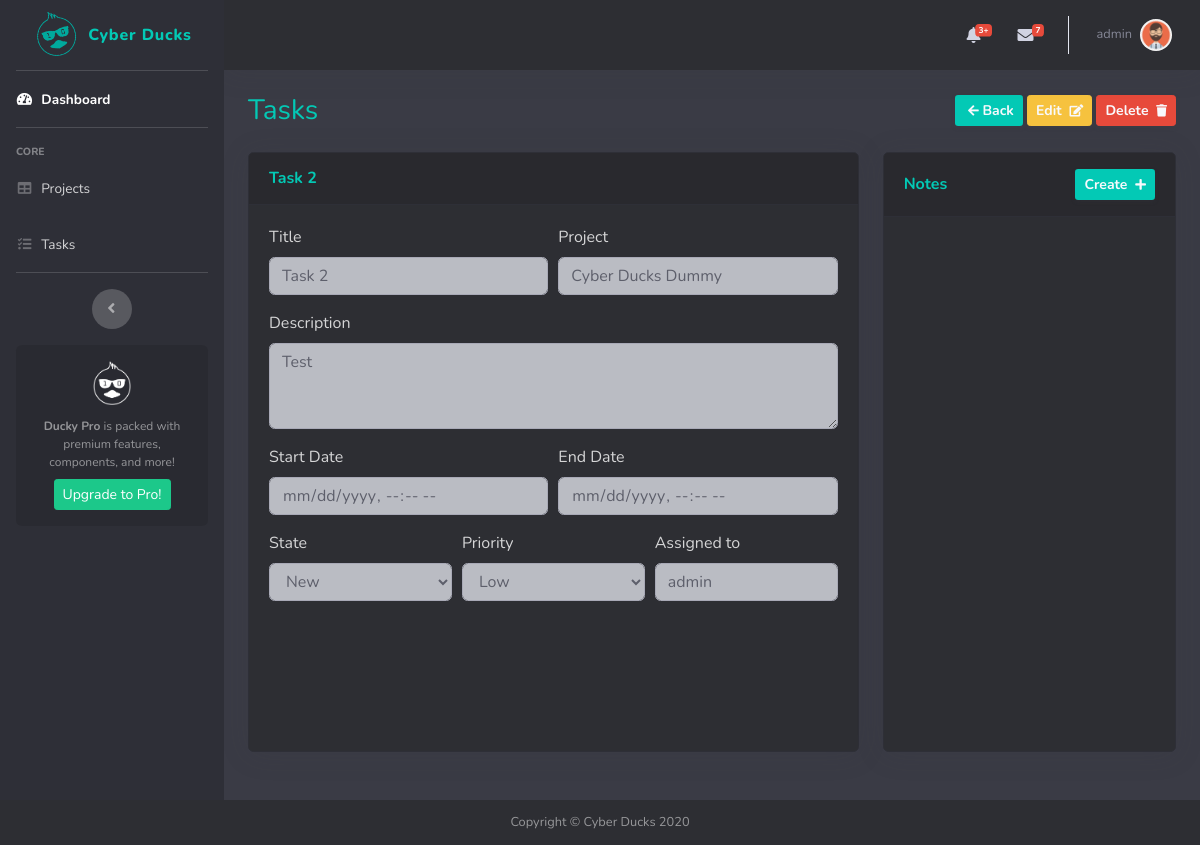
The page /tasks/6f63e03c74784e3792bc296f12c5e5dc/ (signed in) on the database as committed earlier.
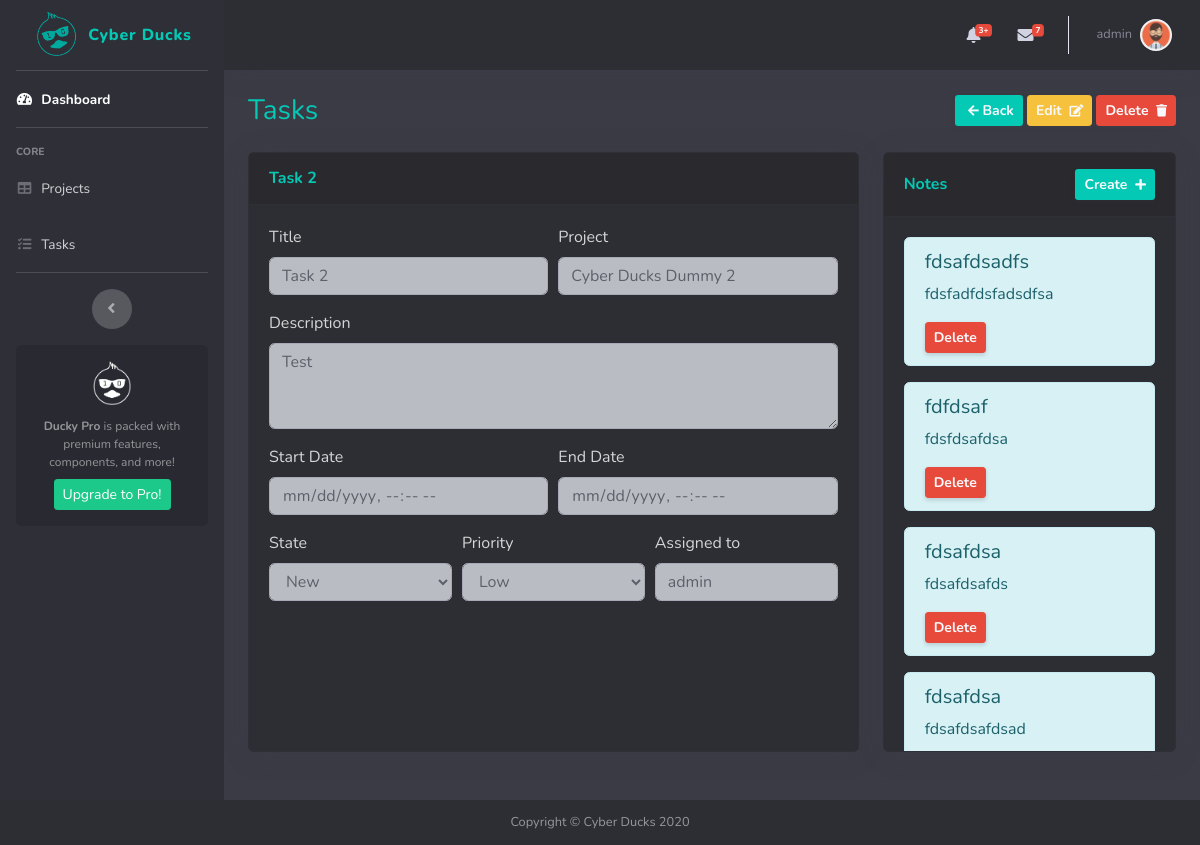
The same page on the database as committed later.
### accounts/models.py (models this page shows, shortened)
class Task(models.Model):
    id = models.UUIDField(
        primary_key=True,
        default=uuid.uuid4,
        editable=False)
    title = models.CharField(max_length=256, null=True)
    description = models.TextField(null=True, blank=True)
    STATUS_CHOICES = [
        ('NEW', 'New'),
        ('OPN', 'Open'),
        ('COM', 'Completed'),
        ('SUS', 'Suspended'),
    ]
    status = models.CharField(
        max_length=3,
        choices=STATUS_CHOICES,
        default=0,
    )
    start_date = models.DateTimeField()
    end_date = models.DateTimeField()
    PRIORITY_CHOICES = [
        ('LW', 'Low'),
        ('MD', 'Medium'),
        ('HI', 'High'),
        ('CR', 'Critical'),
    ]
    priority = models.CharField(
        max_length=2,
        choices=PRIORITY_CHOICES,
        default=0,
    )
    assigned_to = models.ForeignKey(User, on_delete=models.CASCADE, null=True, blank=True)
    date_created = models.DateTimeField(auto_now_add=True)
    project = models.ForeignKey(Project, on_delete=models.CASCADE, null=True, blank=True)

class Project(models.Model):
    id = models.UUIDField(
        primary_key=True,
        default=uuid.uuid4,
        editable=False)
    title = models.CharField(max_length=256, null=True)
    description = models.TextField(null=True, blank=True)
    STATUS_CHOICES = [
        ('NEW', 'New'),
        ('OPN', 'Open'),
        ('COM', 'Completed'),
        ('SUS', 'Suspended'),
    ]
    status = models.CharField(
        max_length=3,
        choices=STATUS_CHOICES,
        default=0,
    )
    start_date = models.DateTimeField()
    end_date = models.DateTimeField()
    client_name = models.CharField(max_length=256, null=True, blank=True)
    client_email = models.EmailField(max_length=256, null=True, blank=True)
    repo = models.URLField(null=True, blank=True)
    assigned_to = models.ForeignKey(User, on_delete=models.CASCADE, null=True, blank=True)
    date_created = models.DateTimeField(auto_now_add=True)
    def __str__(self):
        return self.title

class Note(models.Model):
    id = models.UUIDField(
        primary_key=True,
        default=uuid.uuid4,
        editable=False)
    title = models.CharField(max_length=256, null=True)
    note = models.TextField(null=True, blank=True)
    task = models.ForeignKey(Task, on_delete=models.SET_NULL, null=True)
    creator = models.ForeignKey(User, on_delete=models.SET_NULL, null=True, blank=True)
    date_created = models.DateTimeField(auto_now_add=True)

### accounts/views.py (the view)
# urls.py: path('tasks/<str:task_id>/', views.task, name='task_view'),
@login_required(login_url='login')
def task(request, task_id):
    form = NoteForm()
    task_obj = Task.objects.get(id__exact=task_id)
    notes = Note.objects.filter(task__exact=task_obj)
    context = {
        'task': task_obj,
        'notes': notes,
        'form': form,
    }
    if request.user == task_obj.assigned_to:
        return render(request, 'accounts/task.html', context)
    else:
        return render(request, 'accounts/error')

### accounts/forms.py
class NoteForm(ModelForm):
    class Meta:
        model = Note
        fields = [
            'title',
            'note'
        ]
        widgets = {
            'title': forms.TextInput(attrs={'class': 'mb-2 form-control', 'placeholder': 'Title'}),
            'note': forms.Textarea(attrs={'class': 'mb-2 form-control', 'placeholder': 'Note'}),
        }

### accounts/templates/accounts/task.html (shortened to what the changed rows need)
{% extends 'accounts/templates/base.html' %}
{% block SectionTitle %}
    Tasks
{% endblock %}
{% block content %}
    <div class="row">
        <div class="col-xl-8 col-lg-7" style="height: 75vh">
            <div class="card shadow mb-4" style="height: 100%;">
                <div
                        class="card-header py-3 d-flex flex-row align-items-center justify-content-between">
                    <h6 class="m-0 font-weight-bold text-green">{{ task.title }}</h6>
                </div>
                <div class="card-body" style="overflow-y: scroll">
                    <form>
                        <div class="form-row">
                            <div class="form-group col-md-6">
                                <label for="inputEmail4">Title</label>
                                <input disabled type="text" class="form-control" id="inputEmail4"
                                       value="{{ task.title }}">
                            </div>
                            <div class="form-group col-md-6">
                                <label for="inputPassword4">Project</label>
                                <input disabled type="text" class="form-control" id="inputPassword4"
                                       value="{{ task.project }}">
                            </div>
                        </div>
                        <div class="form-row">
                            <div class="form-group col-md-12">
                                <label for="exampleFormControlTextarea1">Description</label>
                                <textarea disabled class="form-control" id="exampleFormControlTextarea1"
                                          rows="3">{{ task.description }}</textarea>
                            </div>
                        </div>
                        <div class="form-row">
                            <div class="form-group col-md-6">
                                <label for="inputState2">Start Date</label>
                                <input disabled type="datetime-local" class="form-control" id="inputState2"
                                       value="{{ task.start_date }}">
                            </div>
                            <div class="form-group col-md-6">
                                <label for="inputState3">End Date</label>
                                <input disabled type="datetime-local" class="form-control" id="inputState3"
                                       value="{{ task.end_date }}">
                            </div>
                        </div>
                        <div class="form-row">
                            <div class="form-group col-md-4">
                                <label for="inputState">State</label>
                                <select disabled id="inputState" class="form-control">
                                    <option selected>{{ task.get_status_display }}</option>
                                </select>
                            </div>
                            <div class="form-group col-md-4">
                                <label for="inputState">Priority</label>
                                <select disabled id="inputState" class="form-control">
                                    <option selected>{{ task.get_priority_display }}</option>
                                </select>
                            </div>
                            <div class="form-group col-md-4">
                                <label for="inputCity">Assigned to</label>
                                <input disabled type="text" class="form-control" id="inputCity"
                                       value="{{ task.assigned_to }}">
                            </div>
                        </div>
                    </form>
                </div>
            </div>
        </div>
        <div class="col-xl-4 col-lg-5" style="height: 75vh">
            <div class="card shadow mb-4" style="height: 100%">
                <div class="card-body" style="overflow-y: scroll">
                    {% for note in notes %}
                        <div class="alert alert-info" role="alert">
                            <h5 class="alert-heading">{{ note.title }}</h5>
                            <p>{{ note.note }}</p>
                            <form action="{% url 'delete_note' note.id %}" method="POST">
                                <input type="submit"
                                       class="d-none d-sm-inline-block btn btn-sm btn-danger shadow-sm font-weight-bold text-gray-100"
                                       value="Delete">
                            </form>
                        </div>
                    {% endfor %}
                </div>
            </div>
        </div>
    </div>
{% endblock %}

Rows that differ between the two databases and show on the page:
changed through a linked row, Task "Task 2": project "Cyber Ducks Dummy" → "Cyber Ducks Dummy 2"
added Note: title "fdsafdsadfs", note "fdsfadfdsfadsdfsa"
added Note: title "fdfdsaf", note "fdsfdsafdsa"
added Note: title "fdsafdsa", note "fdsafdsafds"
added Note: title "fdsafdsa", note "fdsafdsafdsad"
